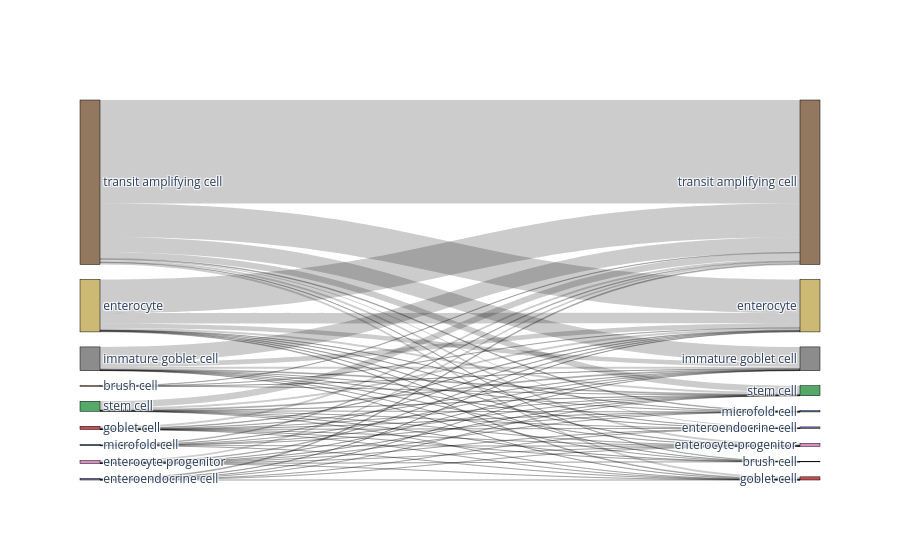
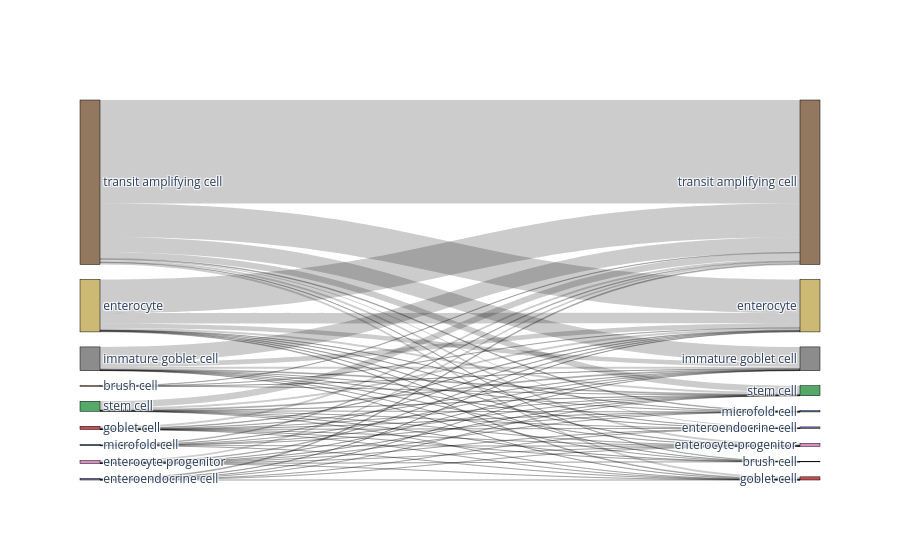

The code cell stored with these charts, in order, in its notebook:
### Code cell
# Compare to random assignment
import random
random.seed(1)
adata_predicted.obs['random_labeling'] = list(adata_predicted.obs[celltype_test].sample(frac=1))

bc.tl.report(
    adata_pred=adata_predicted,
    celltype=celltype_test, 
    method="compare_to_random_" + method, 
    analysis_name=analysis_name,
    train_datasets = adata_trains,
    test_dataset = adata_orig,
    merge = merge,
    name_prediction="random_labeling",
    name_report="compare_to_random_auto_annot", 
    use_raw=use_raw,
    remove_nonshared=False, 
    clustering='leiden', 
    asymmetric_matrix=True, 
    delimiter='\t', 
    verbose=True)

### Figure 1 — Plotly figure (JSON) as saved in the notebook; plotly's stock layout.template omitted (floating-point values rounded to 4 significant figures)
{"data": [{"link": {"source": [8, 8, 8, 8, 8, 8, 8, 8, 8, 2, 2, 2, 2, 2, 2, 2, 2, 2, 1, 1, 1, 1, 1, 1, 1, 1, 1, 5, 5, 5, 5, 5, 5, 5, 5, 5, 0, 0, 0, 0, 4, 4, 4, 4, 4, 4, 4, 4, 4, 7, 7, 7, 7, 7, 7, 7, 7, 7, 3, 3, 3, 3, 3, 3, 3, 6, 6, 6, 6, 6, 6, 6], "target": [17, 10, 14, 16, 11, 12, 13, 15, 9, 17, 10, 14, 16, 11, 12, 13, 15, 9, 17, 10, 14, 16, 11, 12, 13, 15, 9, 17, 10, 14, 16, 11, 12, 13, 15, 9, 17, 10, 14, 16, 17, 10, 14, 16, 11, 12, 13, 15, 9, 17, 10, 14, 16, 11, 12, 13, 15, 9, 17, 10, 14, 16, 11, 12, 13, 17, 10, 14, 16, 11, 13, 15], "value": [18358, 5917, 2711, 1129, 322, 183, 349, 134, 63, 308, 112, 34, 20, 12, 2, 5, 3, 3, 5974, 1847, 789, 362, 92, 47, 121, 44, 19, 2700, 822, 393, 164, 46, 24, 45, 16, 8, 67, 17, 9, 5, 355, 113, 58, 18, 5, 2, 7, 2, 1, 1117, 358, 175, 62, 15, 16, 27, 7, 4, 159, 59, 37, 11, 4, 3, 4, 128, 50, 12, 10, 3, 3, 1]}, "node": {"color": ["#dd8452", "#ccb974", "#da8bc3", "#8172b3", "#c44e52", "#8c8c8c", "#4c72b0", "#55a868", "#937860", "#dd8452", "#ccb974", "#da8bc3", "#8172b3", "#c44e52", "#8c8c8c", "#4c72b0", "#55a868", "#937860"], "label": ["brush cell", "enterocyte", "enterocyte progenitor", "enteroendocrine cell", "goblet cell", "immature goblet cell", "microfold cell", "stem cell", "transit amplifying cell", "brush cell", "enterocyte", "enterocyte progenitor", "enteroendocrine cell", "goblet cell", "immature goblet cell", "microfold cell", "stem cell", "transit amplifying cell"], "line": {"color": "black", "width": 0.5}, "pad": 15, "thickness": 20}, "type": "sankey"}], "layout": {}}

### Figure 2 — Plotly figure (JSON) as saved in the notebook; plotly's stock layout.template omitted (floating-point values rounded to 4 significant figures)
{"data": [{"link": {"source": [8, 8, 8, 8, 8, 8, 8, 8, 8, 2, 2, 2, 2, 2, 2, 2, 2, 2, 1, 1, 1, 1, 1, 1, 1, 1, 1, 5, 5, 5, 5, 5, 5, 5, 5, 5, 0, 0, 0, 0, 4, 4, 4, 4, 4, 4, 4, 4, 4, 7, 7, 7, 7, 7, 7, 7, 7, 7, 3, 3, 3, 3, 3, 3, 3, 6, 6, 6, 6, 6, 6, 6], "target": [17, 10, 14, 16, 11, 12, 13, 15, 9, 17, 10, 14, 16, 11, 12, 13, 15, 9, 17, 10, 14, 16, 11, 12, 13, 15, 9, 17, 10, 14, 16, 11, 12, 13, 15, 9, 17, 10, 14, 16, 17, 10, 14, 16, 11, 12, 13, 15, 9, 17, 10, 14, 16, 11, 12, 13, 15, 9, 17, 10, 14, 16, 11, 12, 13, 17, 10, 14, 16, 11, 13, 15], "value": [18358, 5917, 2711, 1129, 322, 183, 349, 134, 63, 308, 112, 34, 20, 12, 2, 5, 3, 3, 5974, 1847, 789, 362, 92, 47, 121, 44, 19, 2700, 822, 393, 164, 46, 24, 45, 16, 8, 67, 17, 9, 5, 355, 113, 58, 18, 5, 2, 7, 2, 1, 1117, 358, 175, 62, 15, 16, 27, 7, 4, 159, 59, 37, 11, 4, 3, 4, 128, 50, 12, 10, 3, 3, 1]}, "node": {"color": ["#dd8452", "#ccb974", "#da8bc3", "#8172b3", "#c44e52", "#8c8c8c", "#4c72b0", "#55a868", "#937860", "#dd8452", "#ccb974", "#da8bc3", "#8172b3", "#c44e52", "#8c8c8c", "#4c72b0", "#55a868", "#937860"], "label": ["brush cell", "enterocyte", "enterocyte progenitor", "enteroendocrine cell", "goblet cell", "immature goblet cell", "microfold cell", "stem cell", "transit amplifying cell", "brush cell", "enterocyte", "enterocyte progenitor", "enteroendocrine cell", "goblet cell", "immature goblet cell", "microfold cell", "stem cell", "transit amplifying cell"], "line": {"color": "black", "width": 0.5}, "pad": 15, "thickness": 20}, "type": "sankey"}], "layout": {}}
